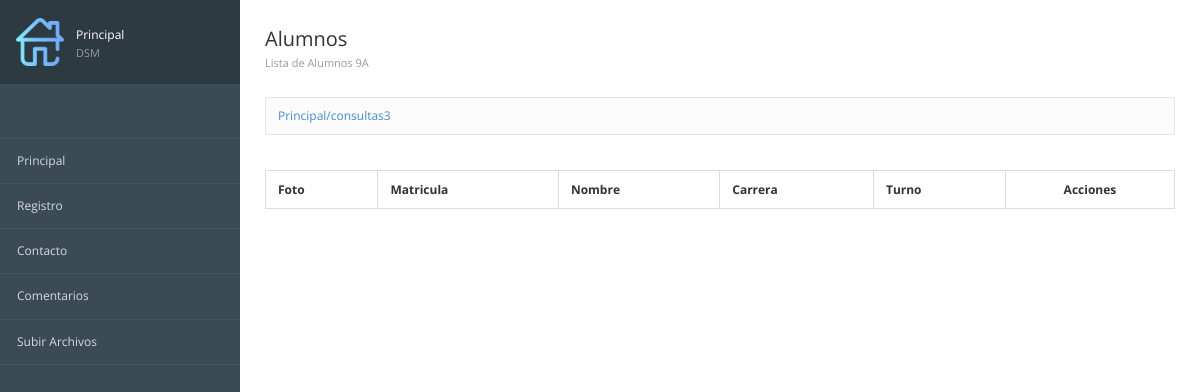
Before: /consultas3 with the older database file.
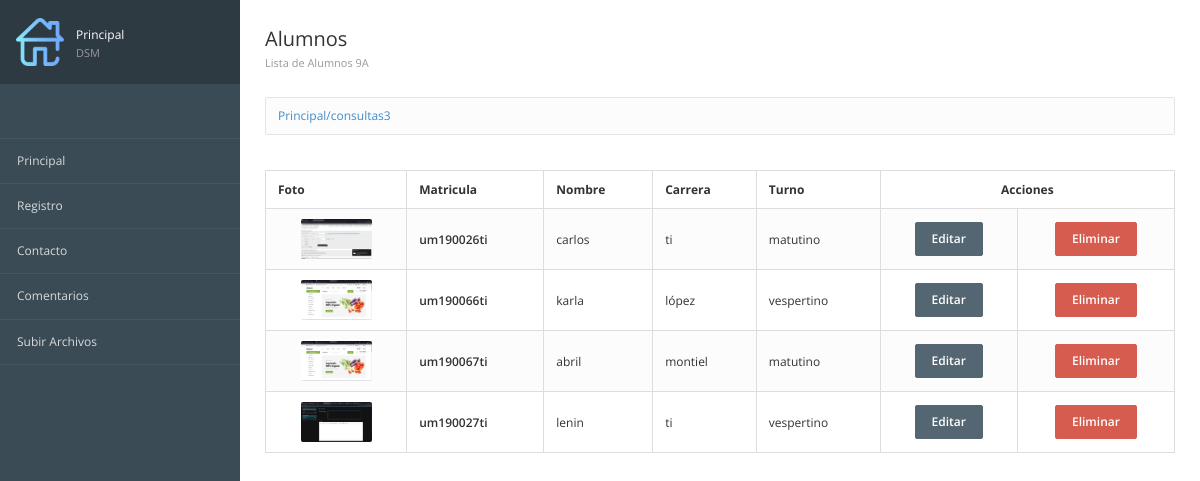
After: the same page with the newer database file.
### registros/models.py (models this page shows, shortened)
class Alumnos(models.Model): #Define la estructura de nuestra tabla
    id = models.AutoField(primary_key=True,verbose_name="id")
    matricula = models.CharField(max_length=12,verbose_name="Matrícula") #texto corto
    nombre = models.TextField() #Texto largo
    carrera = models.TextField()
    turno = models.CharField(max_length=10)
    imagen = models.ImageField(null=True,upload_to="fotos",verbose_name="Fotografía")
    created = models.DateField(auto_now_add=True) #Fecha y tiempo
    updated = models.DateField(auto_now_add=True) #Fecha y tiempo
    class Meta:
        verbose_name = "Alumno"
        verbose_name_plural = "Alumnos"
        ordering = ["-created"]

### registros/views.py (the view)
# urls.py: path('consultas3',views_registros.consultar3,name="Consultas"),
def consultar3(request):
    alumnos=Alumnos.objects.all().only("matricula","nombre","carrera","turno","imagen")
    return render(request,"registros/consultas.html",{'alumnos':alumnos})

### registros/templates/registros/consultas.html (shortened to what this page needs)
{%extends "inicio/encabezado.html"%}
{%load static%}
{%block imagen%}
{%static 'inicio/images/home.png'%}
{%endblock%}
{%block tituloMenu%}Principal
<span>DSM</span>
{%endblock%}
{%block Encabezado%}
<div class="page-header">
  <div class="page-title">
    <h3>Alumnos<br>
      <small>Lista de Alumnos 9A</small></h3>
  </div>
</div>
{%endblock%}
{% block contenido%}
<table class="table table-bordered table-striped">
  <thead>
    <tr>
      <th>Foto</th>
      <th>Matricula</th>
      <th>Nombre</th>
      <th>Carrera</th>
      <th>Turno</th>
      <th colspan="2" style="text-align:center;">Acciones</th>
    </tr>
  </thead>
  <tbody>
    {% for alumno in alumnos %}
    <tr>
      <td class="text-center">
        <img src="{{alumno.imagen.url}}" alt="" class="img-media" />
      </td>
      <td class="text-semibold">{{alumno.matricula}}</td>
      <td class="muted">{{alumno.nombre}}</td>
      <td class="muted">{{alumno.carrera}}</td>
      <td class="muted">{{alumno.turno}}</td>
      <td class="text-center"><a href="{%url 'consultarAlumno' alumno.id%}"  class="btn btn-primary" >Editar</a></td>
      <td class="text-center"><a href="{%url 'EliminarAlumno' alumno.id%}"  class="btn btn-danger" >Eliminar</a></td>
    </tr>
    {% endfor %}
  </tbody>
</table>
{%endblock%}

### inicio/templates/inicio/encabezado.html (shortened to what this page needs)
<!DOCTYPE html>
<html lang="es">
<head>
{%load static%}
<link href="{% static 'inicio/css/bootstrap.min.css'%}" rel="stylesheet" type="text/css">
<link href="{% static 'inicio/css/londinium-theme.css'%}" rel="stylesheet" type="text/css">
<link href="{% static 'inicio/css/styles.css'%}" rel="stylesheet" type="text/css">
<link href="{% static 'inicio/css/icons.css'%}" rel="stylesheet" type="text/css">
</head>
<body>
 	<div class="page-container">
		<div class="sidebar">
            <div class ="user-menu dropdown">
                <a href="#">
                    <img src="{%block imagen%}{%endblock%}">
                    <div class="user-info">
                        {%block tituloMenu%}{%endblock%}
                    </div>
                </a>
            </div>
			<div class="sidebar-content">
				<ul class="navigation">
                            <li><a href="{%url 'Principal'%}">Principal</a></li>
                            <li><a href="{%url 'Formulario'%}">Registro</a></li>
                            <li><a href="{%url 'Contacto'%}">Contacto</a></li>
                            <li><a href="{%url 'consultarComentarios'%}">Comentarios</a></li>
                            <li><a href="{%url 'SubirArchivos'%}">Subir Archivos</a></li>
				</ul>
			</div>
		</div>
    <div class="page-content">
        {%block Encabezado%}{%endblock%}
         <div class="breadcrumb-line">
            <ul class="breadcrumb">
                <a href="{%url 'Principal'%}">
                    {%if request.path == '/' %}
                        Principal
                    {%else%}
                        Principal{{request.path}}
                    {%endif%}
                </a>
            </ul>
        </div>
        {%block contenido%}{%endblock%}
    </div>
</body>
</html>

### inicio/static/inicio/css/londinium-theme.css (style rules this page uses)
.panel-toolbar:after, .page-header:after, .header-bar-stats .page-stats li:after, .panel-heading:after { content: ""; display: table; clear: both; }
html { height: 100%; }
body { font-family: 'Open Sans', sans-serif; font-size: 12px; position: relative; min-height: 100%; }
a { cursor: pointer; }
h1, h2, h3, h4, h5, h6, .h1, .h2, .h3, .h4, .h5, .h6 { font-weight: 600; line-height: 1.42857143; margin-top: 0; }
h3, .h3 { font-size: 20px; }
ul, ol { padding-left: 16px; }
.text-semibold { font-weight: 600; }
.img-media { height: 40px; border-radius: 2px; }
.page-container { background-color: #fff; }
@media (min-width: 992px) { .navbar-form, .navbar-text, .navbar-nav, .navbar-button, .sidebar { display: block; } }
.page-header { padding: 0; margin: 0; position: relative; border: 0; }
.page-header small { display: block; font-size: 11px; color: #999; margin: 8px 0 0 0; }
.page-title { float: left; }
.page-title h3 { padding: 29px 0; margin: 0; font-weight: 400; line-height: 20px; }
.breadcrumb { padding: 9px 12px 10px 12px; float: left; margin: 0; background: none; border-radius: 0; }
.btn { padding: 7px 16px 8px 16px; font-size: 12px; font-weight: 600; border-radius: 2px; -webkit-border-radius: 2px; -moz-border-radius: 2px; -webkit-user-select: none; -moz-user-select: none; -ms-user-select: none; -o-user-select: none; user-select: none; }
.btn-primary { background-color: #546672; border-color: #546672; }
.btn-danger { background-color: #D65C4F; border-color: #D65C4F; }
.table { margin-bottom: 0; }
.table > thead > tr > th { border-bottom-width: 1px; outline: 0; }
.table > thead > tr > th, .table > tbody > tr > th, .table > tfoot > tr > th, .table > thead > tr > td, .table > tbody > tr > td, .table > tfoot > tr > td { vertical-align: middle; padding: 10px 12px; }
.table-striped > tbody > tr:nth-child(odd) > td, .table-striped > tbody > tr:nth-child(odd) > th, .table-hover > tbody > tr:hover > td, .table-hover > tbody > tr:hover > th { background-color: #fcfcfc; }

Changed rows visible on the page:
added Alumnos: imagen (picture), matricula "um190026ti", nombre "carlos", carrera "ti", turno "matutino"
added Alumnos: imagen (picture), matricula "um190066ti", nombre "karla", carrera "lópez", turno "vespertino"
added Alumnos: imagen (picture), matricula "um190067ti", nombre "abril", carrera "montiel", turno "matutino"
added Alumnos: imagen (picture), matricula "um190027ti", nombre "lenin", carrera "ti", turno "vespertino"
